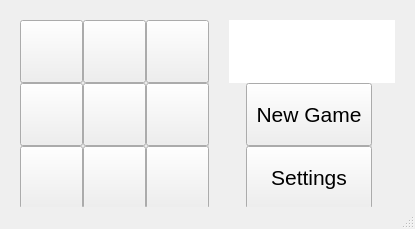
<?xml version="1.0" encoding="UTF-8"?>
<ui version="4.0">
 <class>MainWindow</class>
 <widget class="QMainWindow" name="MainWindow">
  <property name="geometry">
   <rect>
    <x>0</x>
    <y>0</y>
    <width>415</width>
    <height>229</height>
   </rect>
  </property>
  <property name="font">
   <font>
    <pointsize>9</pointsize>
   </font>
  </property>
  <property name="windowTitle">
   <string>MainWindow</string>
  </property>
  <widget class="QWidget" name="centralwidget">
   <widget class="QGroupBox" name="gameBox">
    <property name="geometry">
     <rect>
      <x>20</x>
      <y>20</y>
      <width>189</width>
      <height>189</height>
     </rect>
    </property>
    <property name="title">
     <string/>
    </property>
    <widget class="QToolButton" name="box0">
     <property name="geometry">
      <rect>
       <x>0</x>
       <y>0</y>
       <width>63</width>
       <height>63</height>
      </rect>
     </property>
     <property name="text">
      <string/>
     </property>
    </widget>
    <widget class="QToolButton" name="box3">
     <property name="geometry">
      <rect>
       <x>0</x>
       <y>63</y>
       <width>63</width>
       <height>63</height>
      </rect>
     </property>
     <property name="text">
      <string/>
     </property>
    </widget>
    <widget class="QToolButton" name="box6">
     <property name="geometry">
      <rect>
       <x>0</x>
       <y>126</y>
       <width>63</width>
       <height>63</height>
      </rect>
     </property>
     <property name="text">
      <string/>
     </property>
    </widget>
    <widget class="QToolButton" name="box1">
     <property name="geometry">
      <rect>
       <x>63</x>
       <y>0</y>
       <width>63</width>
       <height>63</height>
      </rect>
     </property>
     <property name="text">
      <string/>
     </property>
    </widget>
    <widget class="QToolButton" name="box7">
     <property name="geometry">
      <rect>
       <x>63</x>
       <y>126</y>
       <width>63</width>
       <height>63</height>
      </rect>
     </property>
     <property name="text">
      <string/>
     </property>
    </widget>
    <widget class="QToolButton" name="box4">
     <property name="geometry">
      <rect>
       <x>63</x>
       <y>63</y>
       <width>63</width>
       <height>63</height>
      </rect>
     </property>
     <property name="text">
      <string/>
     </property>
    </widget>
    <widget class="QToolButton" name="box2">
     <property name="geometry">
      <rect>
       <x>126</x>
       <y>0</y>
       <width>63</width>
       <height>63</height>
      </rect>
     </property>
     <property name="text">
      <string/>
     </property>
    </widget>
    <widget class="QToolButton" name="box5">
     <property name="geometry">
      <rect>
       <x>126</x>
       <y>63</y>
       <width>63</width>
       <height>63</height>
      </rect>
     </property>
     <property name="text">
      <string/>
     </property>
    </widget>
    <widget class="QToolButton" name="box8">
     <property name="geometry">
      <rect>
       <x>126</x>
       <y>126</y>
       <width>63</width>
       <height>63</height>
      </rect>
     </property>
     <property name="text">
      <string/>
     </property>
    </widget>
    <zorder>box8</zorder>
    <zorder>box7</zorder>
    <zorder>box6</zorder>
    <zorder>box3</zorder>
    <zorder>box4</zorder>
    <zorder>box5</zorder>
    <zorder>box2</zorder>
    <zorder>box1</zorder>
    <zorder>box0</zorder>
   </widget>
   <widget class="QGroupBox" name="groupBox">
    <property name="geometry">
     <rect>
      <x>246</x>
      <y>83</y>
      <width>126</width>
      <height>126</height>
     </rect>
    </property>
    <property name="title">
     <string/>
    </property>
    <widget class="QPushButton" name="newGame_button">
     <property name="geometry">
      <rect>
       <x>0</x>
       <y>0</y>
       <width>126</width>
       <height>63</height>
      </rect>
     </property>
     <property name="font">
      <font>
       <pointsize>16</pointsize>
      </font>
     </property>
     <property name="text">
      <string>New Game</string>
     </property>
    </widget>
    <widget class="QPushButton" name="settings_button">
     <property name="geometry">
      <rect>
       <x>0</x>
       <y>63</y>
       <width>126</width>
       <height>63</height>
      </rect>
     </property>
     <property name="font">
      <font>
       <pointsize>16</pointsize>
      </font>
     </property>
     <property name="text">
      <string>Settings</string>
     </property>
    </widget>
   </widget>
   <widget class="QLineEdit" name="gameStatus_textBox">
    <property name="geometry">
     <rect>
      <x>229</x>
      <y>20</y>
      <width>166</width>
      <height>63</height>
     </rect>
    </property>
    <property name="font">
     <font>
      <pointsize>32</pointsize>
     </font>
    </property>
    <property name="inputMask">
     <string/>
    </property>
    <property name="maxLength">
     <number>16</number>
    </property>
    <property name="frame">
     <bool>false</bool>
    </property>
    <property name="alignment">
     <set>Qt::AlignmentFlag::AlignCenter</set>
    </property>
    <property name="readOnly">
     <bool>true</bool>
    </property>
    <property name="placeholderText">
     <string/>
    </property>
   </widget>
  </widget>
  <widget class="QStatusBar" name="statusbar"/>
 </widget>
 <resources/>
 <connections/>
</ui>
